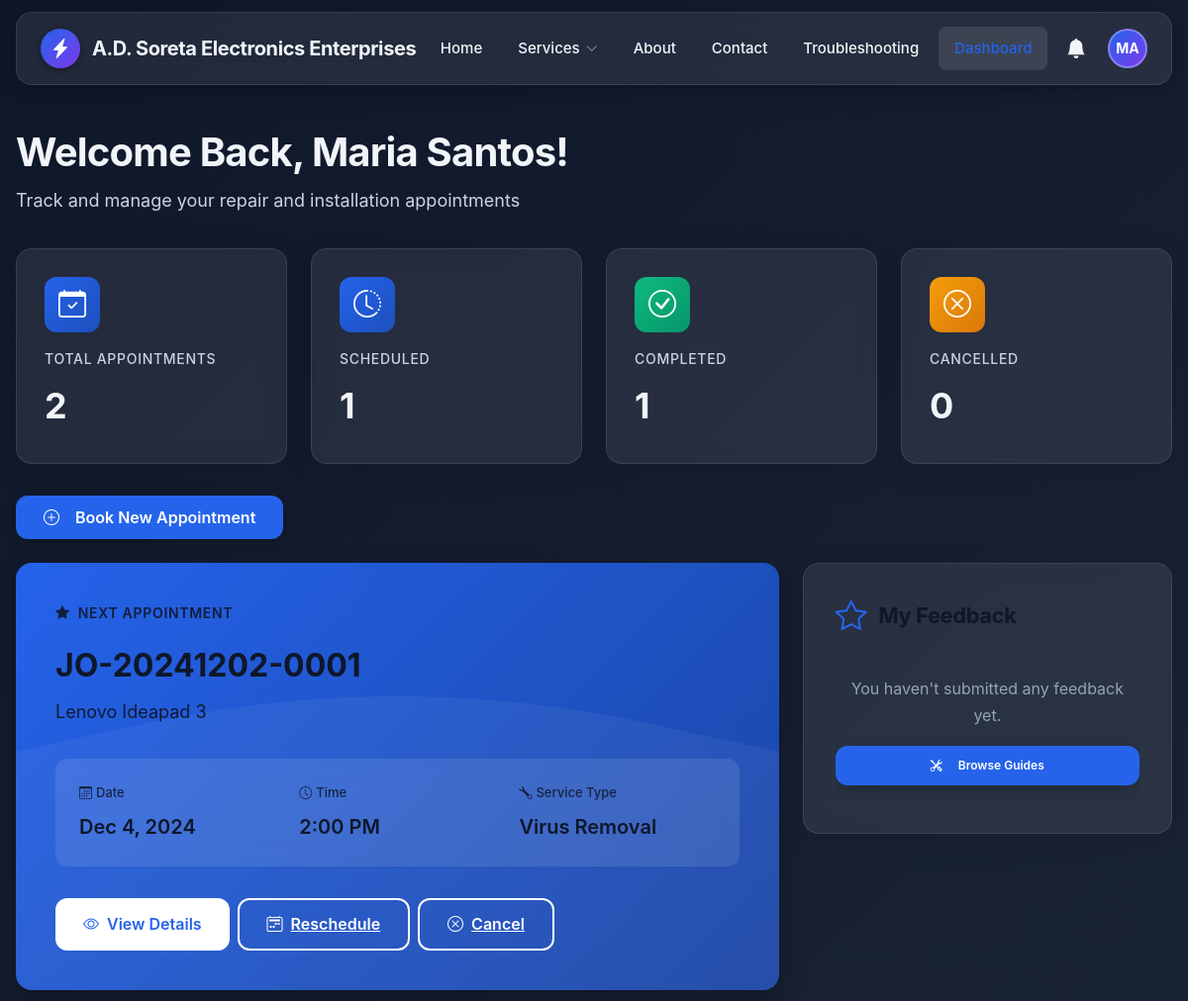
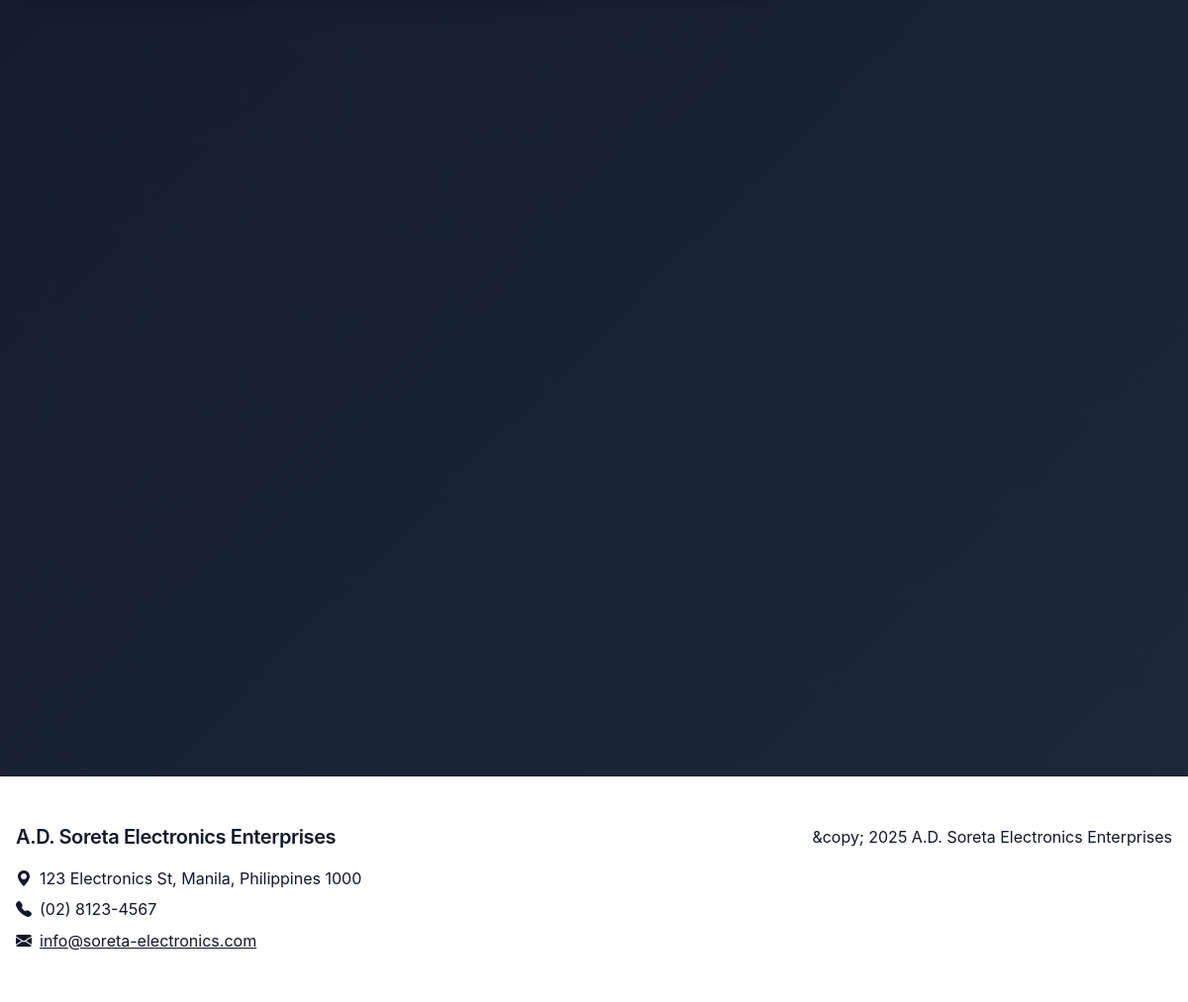
The page /customer/dashboard.php (signed in) on the database its author committed (2 pictures, top to bottom).
### tables this page shows
CREATE TABLE `appointments` (
  `id` INT PRIMARY KEY AUTO_INCREMENT,
  `job_order_no` VARCHAR(20) UNIQUE NOT NULL,
  `customer_id` INT NOT NULL,
  `service_type` VARCHAR(255) NOT NULL,
  `product_details` TEXT NOT NULL,
  `trouble_description` TEXT NOT NULL,
  `appointment_date` DATE NOT NULL,
  `appointment_time` TIME NOT NULL,
  `status` ENUM('scheduled', 'in-progress', 'completed', 'cancelled') DEFAULT 'scheduled',
  `payment_status` ENUM('paid', 'unpaid') DEFAULT 'unpaid',
  `technician_id` INT NULL,
  `accessories` TEXT,
  `admin_notes` TEXT,
  `created_at` TIMESTAMP DEFAULT CURRENT_TIMESTAMP,
  `updated_at` TIMESTAMP DEFAULT CURRENT_TIMESTAMP ON UPDATE CURRENT_TIMESTAMP,
  FOREIGN KEY (`customer_id`) REFERENCES `users`(`id`),
  FOREIGN KEY (`technician_id`) REFERENCES `technicians`(`id`)
);

### includes/autoload.php (called while the page is built, shortened)
<?php
spl_autoload_register(function ($class_name) {
    $directories = [
        __DIR__ . '/',
        __DIR__ . '/../admin/',
        __DIR__ . '/../customer/',
        __DIR__ . '/../auth/',
        __DIR__ . '/../feedback/',
    ];
    $file_name = $class_name . '.php';
    foreach ($directories as $directory) {
        $file_path = $directory . $file_name;
        if (file_exists($file_path)) {
            return;
        }
    }
});
?>

### includes/AppointmentManager.php (called while the page is built, shortened)
<?php
class AppointmentManager {
    private $pdo;
    public function __construct(PDO $pdo) {
        $this->pdo = $pdo;
    }
    public function getCustomerAppointments(int $customerId) {
        $stmt = $this->pdo->prepare(
            "SELECT a.*, t.name as technician_name
            FROM appointments a
            LEFT JOIN technicians t ON a.technician_id = t.id
            WHERE a.customer_id = ?
            ORDER BY a.appointment_date DESC, a.appointment_time DESC"
        );
        $stmt->execute([$customerId]);
        return $stmt->fetchAll();
    }
}
?>

### customer/dashboard.php (the view, shortened to what this page needs)
<?php
$db = new Database();
$pdo = $db->getConnection();
$settings = [];
try {
    $colsStmt = $pdo->prepare("SELECT COLUMN_NAME FROM INFORMATION_SCHEMA.COLUMNS WHERE TABLE_SCHEMA = DATABASE() AND TABLE_NAME = 'settings'");
    $colsStmt->execute();
    $cols = $colsStmt->fetchAll(PDO::FETCH_COLUMN) ?: [];
    $colKey = in_array('setting_key', $cols) ? 'setting_key' : (in_array('key', $cols) ? 'key' : 'setting_key');
    $colValue = in_array('setting_value', $cols) ? 'setting_value' : (in_array('value', $cols) ? 'value' : 'setting_value');
    $colKeyEsc = "`" . str_replace('`', '', $colKey) . "`";
    $colValueEsc = "`" . str_replace('`', '', $colValue) . "`";
    $stmt = $pdo->query("SELECT " . $colKeyEsc . " AS setting_key, " . $colValueEsc . " AS setting_value FROM settings");
    while ($row = $stmt->fetch()) {
        $settings[$row['setting_key']] = $row['setting_value'];
    }
} catch (Exception $e) {
}
function flatten_to_string($val) {
    if (is_array($val)) {
        $flattened = [];
        foreach ($val as $v) {
            $flattened[] = flatten_to_string($v);
        }
        return implode(' ', $flattened);
    } elseif (is_string($val)) {
        $decoded = json_decode($val, true);
        if (json_last_error() === JSON_ERROR_NONE && is_array($decoded)) {
            return flatten_to_string($decoded);
        }
        $unserialized = @unserialize($val);
        return $val;
    } else {
        return $val === null ? '' : (string)$val;
    }
}
foreach ($settings as $key => $val) {
    $settings[$key] = flatten_to_string($val);
}
$value = $settings['favicon'] ?? '';
$settings['favicon'] = is_array($value) ? (string)($value[0] ?? '') : (string)$value;
$value = $settings['site_logo'] ?? '';
$settings['site_logo'] = is_array($value) ? (string)($value[0] ?? '') : (string)$value;
$appointmentManager = new AppointmentManager($pdo);
$customerAppointments = $appointmentManager->getCustomerAppointments($_SESSION['user_id']);
$totalAppointments = count($customerAppointments);
$scheduledCount = 0;
$completedCount = 0;
$cancelledCount = 0;
foreach ($customerAppointments as $appointment) {
    $status = strtolower($appointment['status']);
    if (in_array($status, ['scheduled', 'rescheduled'])) {
        $scheduledCount++;
    } elseif ($status === 'completed') {
        $completedCount++;
    } elseif ($status === 'cancelled') {
        $cancelledCount++;
    }
}
$upcomingAppointment = null;
foreach ($customerAppointments as $appointment) {
    if (in_array(strtolower($appointment['status']), ['scheduled', 'rescheduled'])) {
        $upcomingAppointment = $appointment;
        break;
    }
}
$stmt = $pdo->prepare("
    SELECT f.id, f.rating, f.comment, f.created_at, f.troubleshooting_guide_id, tg.title as guide_title
    FROM troubleshooting_feedback f
    JOIN troubleshooting_guide tg ON f.troubleshooting_guide_id = tg.id
    WHERE f.user_id = ?
    ORDER BY f.created_at DESC
    LIMIT 5
");
$stmt->execute([$_SESSION['user_id']]);
$userFeedback = $stmt->fetchAll();
?>
<!DOCTYPE html>
<html lang="en">
<head>
    <link href="https://cdn.jsdelivr.net/npm/bootstrap@5.3.0/dist/css/bootstrap.min.css" rel="stylesheet">
    <link href="https://cdn.jsdelivr.net/npm/bootstrap-icons@1.10.0/font/bootstrap-icons.css" rel="stylesheet">
    <link href="../assets/css/unified-theme.css" rel="stylesheet">
    <link href="../assets/css/main.css" rel="stylesheet">
</head>
<body>
    <?php include '../includes/mega-navbar.php'; ?>
    <div class="dashboard-container">
        <div class="page-header fade-in">
            <h1 class="page-title">Welcome Back, <?= htmlspecialchars($_SESSION['user_name'] ?? 'Customer') ?>!</h1>
            <p class="page-subtitle">Track and manage your repair and installation appointments</p>
        </div>
        <div class="stats-grid fade-in">
            <div class="stat-card">
                <div class="stat-icon stat-icon-primary">
                    <i class="bi bi-calendar-check"></i>
                </div>
                <div class="stat-label">Total Appointments</div>
                <div class="stat-value"><?= $totalAppointments ?></div>
            </div>
            <div class="stat-card">
                <div class="stat-icon stat-icon-info">
                    <i class="bi bi-clock-history"></i>
                </div>
                <div class="stat-label">Scheduled</div>
                <div class="stat-value"><?= $scheduledCount ?></div>
            </div>
            <div class="stat-card">
                <div class="stat-icon stat-icon-success">
                    <i class="bi bi-check-circle"></i>
                </div>
                <div class="stat-label">Completed</div>
                <div class="stat-value"><?= $completedCount ?></div>
            </div>
            <div class="stat-card">
                <div class="stat-icon stat-icon-warning">
                    <i class="bi bi-x-circle"></i>
                </div>
                <div class="stat-label">Cancelled</div>
                <div class="stat-value"><?= $cancelledCount ?></div>
            </div>
        </div>
        <div class="mb-4 fade-in">
            <a href="book-appointment.php" class="btn btn-primary btn-lg btn-ripple">
                <i class="bi bi-plus-circle me-2"></i> Book New Appointment
            </a>
        </div>
        <div class="row">
            <div class="col-lg-8 mobile-order-2">
                <?php if ($upcomingAppointment): ?>
                    <div class="next-appointment fade-in">
                        <div class="next-label">
                            <i class="bi bi-star-fill"></i>
                            Next Appointment
                        </div>
                        <div class="next-job-order"><?= htmlspecialchars($upcomingAppointment['job_order_no']) ?></div>
                        <div class="next-device"><?= htmlspecialchars($upcomingAppointment['product_details']) ?></div>
                        <div class="next-details">
                            <div class="detail-item">
                                <div class="detail-label">
                                    <i class="bi bi-calendar3 me-1"></i>Date
                                </div>
                                <div class="detail-value"><?= date('M j, Y', strtotime($upcomingAppointment['appointment_date'])) ?></div>
                            </div>
                            <div class="detail-item">
                                <div class="detail-label">
                                    <i class="bi bi-clock me-1"></i>Time
                                </div>
                                <div class="detail-value"><?= date('g:i A', strtotime($upcomingAppointment['appointment_time'])) ?></div>
                            </div>
                            <div class="detail-item">
                                <div class="detail-label">
                                    <i class="bi bi-wrench me-1"></i>Service Type
                                </div>
                                <div class="detail-value"><?= htmlspecialchars($upcomingAppointment['service_type']) ?></div>
                            </div>
                        </div>
                        <div class="d-flex gap-2 flex-wrap">
                            <button class="btn-white view-details"
                                    data-appointment='<?= htmlspecialchars(json_encode($upcomingAppointment), ENT_QUOTES) ?>'>
                                <i class="bi bi-eye me-2"></i>View Details
                            </button>
                            <a href="reschedule-appointment.php?id=<?= $upcomingAppointment['id'] ?>"
                               class="btn-outline-white">
                                <i class="bi bi-calendar2-week me-2"></i>Reschedule
                            </a>
                            <a href="cancel-appointment.php?id=<?= $upcomingAppointment['id'] ?>"
                               class="btn-outline-white"
                               onclick="return confirm('Are you sure you want to cancel this appointment?')">
                                <i class="bi bi-x-circle me-2"></i>Cancel
                            </a>
                        </div>
                    </div>
                <?php endif; ?>
                <?php if (empty($customerAppointments)): ?>
                    <div class="dashboard-card fade-in">
                        <div class="empty-state">
                            <i class="bi bi-calendar-x"></i>
                            <h4>No appointments yet</h4>
                            <p class="mb-4">Book your first service appointment to get started.</p>
                            <a href="book-appointment.php" class="btn btn-primary btn-lg btn-ripple">
                                <i class="bi bi-plus-circle me-2"></i>Book Appointment
                            </a>
                        </div>
                    </div>
                <?php else: ?>
                    <div id="appointmentsList">
                    </div>
                <?php endif; ?>
            </div>
            <div class="col-lg-4 mobile-order-1">
                <div class="dashboard-card fade-in collapsible-card d-lg-block" id="feedbackCard">
                    <h5 class="section-title d-none d-lg-flex" style="font-size: 1.375rem;">
                        <i class="bi bi-star"></i>
                        My Feedback
                    </h5>
                    <div class="card-body">
                        <?php if (empty($userFeedback)): ?>
                            <div class="text-center py-3">
                                <p class="text-muted mb-3">You haven't submitted any feedback yet.</p>
                                <a href="../troubleshooting.php" class="btn btn-primary btn-sm w-100 btn-ripple">
                                    <i class="bi bi-tools me-2"></i> Browse Guides
                                </a>
                            </div>
                        <?php endif; ?>
                    </div>
                </div>
            </div>
        </div>
    </div>
    <section id="contact" class="py-5 bg-dark text-white mt-5">
        <div class="container">
            <div class="row">
                <div class="col-md-6">
                    <h5><?= htmlspecialchars($settings['company_name'] ?? 'Soreta Electronics') ?></h5>
                    <?php
                    $company_address = $settings['company_address'] ?? '';
                    $company_phone = $settings['company_phone'] ?? '';
                    $company_email = $settings['company_email'] ?? '';
                    ?>
                    <?php if (!empty($company_address)): ?>
                        <p class="mb-1"><i class="bi bi-geo-alt-fill me-2"></i><?= nl2br(htmlspecialchars($company_address)) ?></p>
                    <?php endif; ?>
                    <?php if (!empty($company_phone)): ?>
                        <p class="mb-1"><i class="bi bi-telephone-fill me-2"></i><?= htmlspecialchars($company_phone) ?></p>
                    <?php endif; ?>
                    <?php if (!empty($company_email)): ?>
                        <p class="mb-0"><i class="bi bi-envelope-fill me-2"></i><a href="mailto:<?= htmlspecialchars($company_email) ?>" class="text-white"><?= htmlspecialchars($company_email) ?></a></p>
                    <?php endif; ?>
                </div>
                <div class="col-md-6 text-md-end">
                    <p class="text-white"><?= htmlspecialchars($settings['footer_text'] ?? '&copy; ' . date('Y') . ' ' . ($settings['company_name'] ?? 'Soreta Electronics')) ?></p>
                </div>
            </div>
        </div>
    </section>
</body>
</html>

### assets/css/unified-theme.css (style rules this page uses)
:root { --black: #000000; --white: #ffffff; --gray-50: #fafafa; --gray-100: #f5f5f5; --gray-200: #e5e5e5; --gray-300: #d4d4d4; --gray-400: #a3a3a3; --gray-500: #737373; --gray-600: #525252; --gray-700: #404040; --gray-800: #262626; --gray-900: #171717; --bg-primary: #ffffff; --bg-secondary: #fafafa; --bg-tertiary: #f5f5f5; --text-primary: #000000; --text-secondary: #525252; --text-tertiary: #737373; --border-color: #e5e5e5; --hover-overlay: rgba(0, 0, 0, 0.05); --card-shadow: 0 1px 3px rgba(0, 0, 0, 0.08); --card-shadow-hover: 0 4px 12px rgba(0, 0, 0, 0.12); --accent-primary: #000000; --accent-hover: #262626; --accent-light: #f5f5f5; --success: #16a34a; --warning: #ea580c; --error: #dc2626; --info: #0891b2; --font-sans: -apple-system, BlinkMacSystemFont, 'Inter', 'Segoe UI', Roboto, sans-serif; --font-mono: 'SF Mono', Consolas, 'Liberation Mono', Menlo, monospace; --space-xs: 0.25rem; --space-sm: 0.5rem; --space-md: 1rem; --space-lg: 1.5rem; --space-xl: 2rem; --space-2xl: 3rem; --radius-sm: 6px; --radius-md: 8px; --radius-lg: 12px; --radius-xl: 16px; --radius-full: 9999px; --transition-fast: 150ms cubic-bezier(0.4, 0, 0.2, 1); --transition-base: 200ms cubic-bezier(0.4, 0, 0.2, 1); --transition-slow: 300ms cubic-bezier(0.4, 0, 0.2, 1); }
* { margin: 0; padding: 0; box-sizing: border-box; }
html { scroll-behavior: smooth; -webkit-font-smoothing: antialiased; -moz-osx-font-smoothing: grayscale; }
body { font-family: var(--font-sans); background: var(--bg-secondary); color: var(--text-primary); line-height: 1.6; transition: background-color var(--transition-base), color var(--transition-base); }
h1, h2, h3, h4, h5, h6 { font-weight: 700; line-height: 1.2; color: var(--text-primary); letter-spacing: -0.02em; }
h1 { font-size: 3rem; }
h5 { font-size: 1.25rem; }
p { color: var(--text-secondary); line-height: 1.7; }
.btn { display: inline-flex; align-items: center; justify-content: center; gap: 0.5rem; padding: 0.75rem 1.5rem; font-size: 0.9375rem; font-weight: 600; line-height: 1; text-decoration: none; border: 2px solid transparent; border-radius: var(--radius-md); cursor: pointer; transition: all var(--transition-base); white-space: nowrap; }
.btn-primary, .btn-dark { background: var(--black); color: var(--white); border-color: var(--black); }
.btn-sm { padding: 0.5rem 1rem; font-size: 0.875rem; }
.btn-lg { padding: 1rem 2rem; font-size: 1rem; }
.card-body { padding: 1.5rem; }
.fade-in { opacity: 0; transform: translateY(20px); transition: opacity 0.6s ease, transform 0.6s ease; }
.fade-in.visible { opacity: 1; transform: translateY(0); }
.text-muted { color: var(--text-tertiary) !important; }
.container { max-width: 1200px; margin: 0 auto; padding: 0 1rem; }

### rows shown on the page
appointments: job_order_no "JO-20241202-0001", product_details "Lenovo Ideapad 3", appointment_date "Dec 4, 2024", appointment_time "2:00 PM", service_type "Virus Removal"

### other values the page prints
$settings['company_name'] "A.D. Soreta Electronics Enterprises"
substr($_SESSION['user_name'] ?? 'U', 0, 2) "MA"
$_SESSION['user_name'] "Maria Santos"
$totalAppointments "2"
$scheduledCount "1"
$completedCount "1"
$cancelledCount "0"
$company_address "123 Electronics St, Manila, Philippines 1000"
$company_phone "(02) 8123-4567"
$company_email "info@soreta-electronics.com"
$settings['footer_text'] "&copy; 2025 A.D. Soreta Electronics Enterprises"
